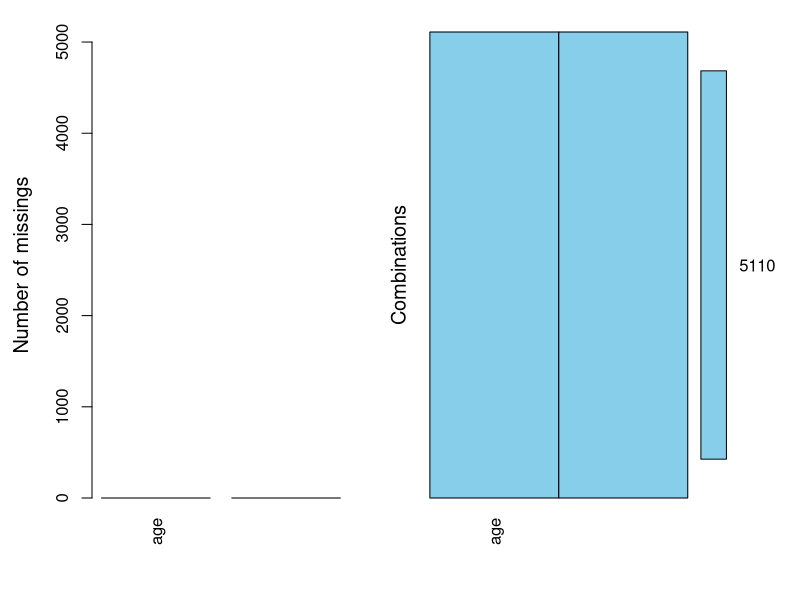
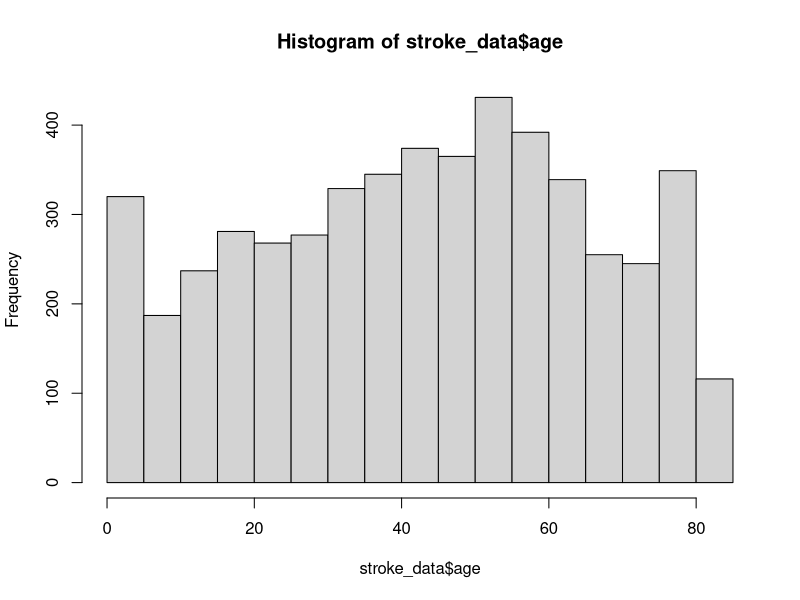
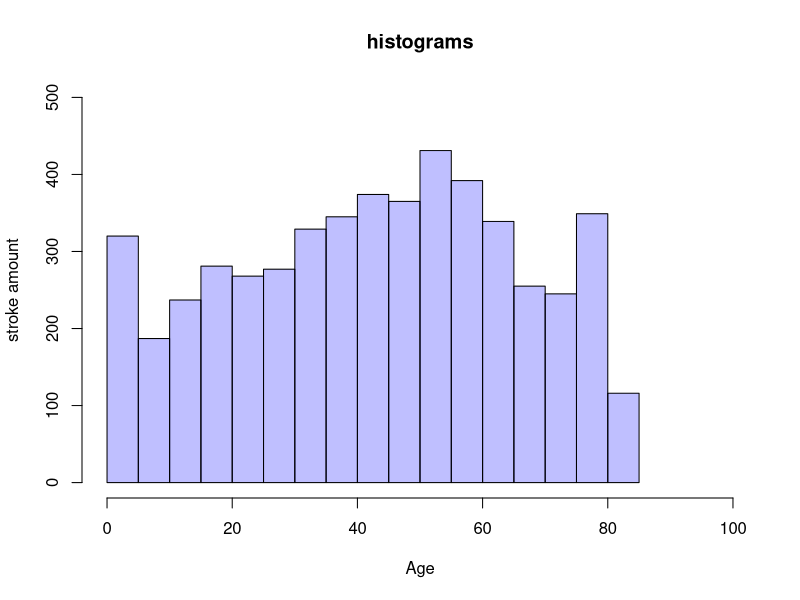

Source code (R) for these figures, in order:
# make sure the time format works in my os (Chinese version)
Sys.setlocale("LC_TIME", "English")

# load data
stroke_data <- read.csv("data/stroke.csv", na = "N/A", 
                        stringsAsFactors = FALSE)
# have a look at the data
head(stroke_data, 2)
names(stroke_data)
str(stroke_data)
summary(stroke_data)

summary(stroke_data[stroke_data$stroke ==1, ])


attach(stroke_data)
table(age, stroke)
detach(stroke_data)
# keep analytical columns
attach(stroke_data)
stroke_data <- subset(stroke_data, select = c(age, stroke)) 
detach(stroke_data)
str(stroke_data)

# convert variable stroke from int to factor
stroke_col <- factor(stroke_data$stroke, labels = c("No", "Yes"))
stroke_data$stroke_status <- stroke_col
stroke_data <- subset(stroke_data, select = c(age, stroke_status)) 

# incomplete values
#install.packages("VIM")
library(VIM)
missing_values <- aggr(stroke_data, prop = FALSE, numbers = TRUE)
summary(stroke_data)
##########data has been prepared############################
# age - continuous variable
# stroke - categorical dichotomous
# H0 -  mean age is not affected by temperature
# check if the variables are normally distributed

str(stroke_data)
# the proportion of each category
p1 <- hist(stroke_data$age)
plot( p1, col = rgb(0,0,1,1/4), 
      xlim = c(0,100), 
      ylim = c(0,500), 
      xlab = "Age",
      ylab = "stroke amount",
      main="histograms")

stroke_data[stroke_data$age < 10, ]
